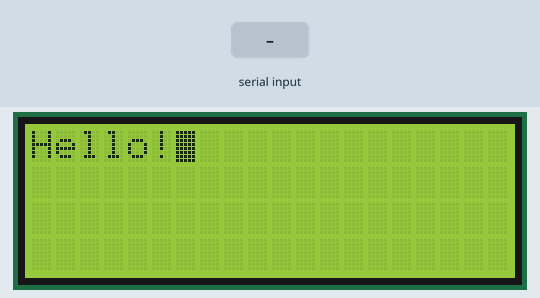
Simulated run of this sketch. Board: ESP32. Parts: 20×4 character LCD. The inputs (shaded band) are chosen by the test bench. What the sketch prints to the serial monitor is not drawn.

Above: at 3.2 s.
3.3 s: "1\n" received over Serial
At 3.7 s:
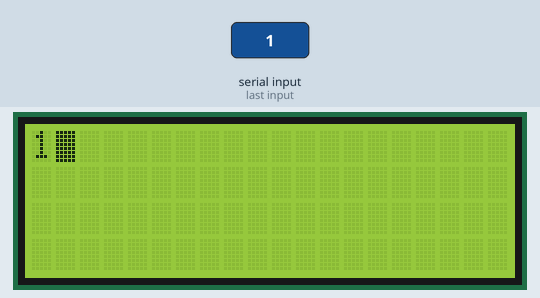
4.8 s: "0\n" received over Serial
At 6.0 s:
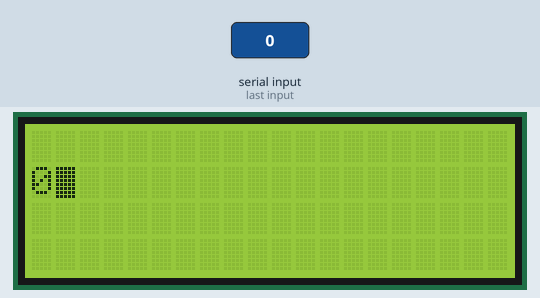
6.3 s: "2\n" received over Serial
At 7.2 s:
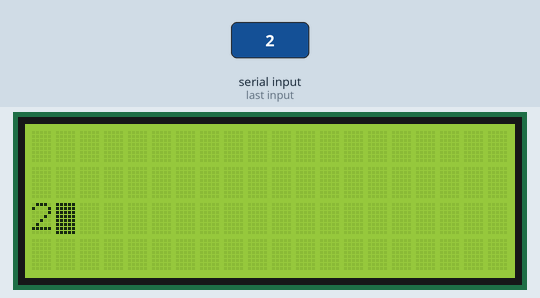
Timing chart, 0 to 9.3 s (numbered marks = the images above; inputs shaded):
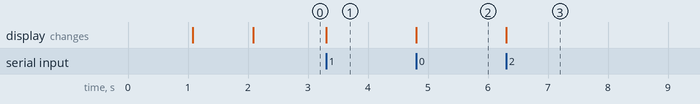

Measured:
- after the input at 3.3 s, the display: changes at once (image 1)
- after the input at 4.8 s, the display: changes at once (image 2)
- after the input at 6.3 s, the display: changes at once (image 3)

The sketch:

LiquidCrystal_i2c.ino
```cpp
/*
 * Displays text sent over the serial port (e.g. from the Serial Monitor) on
 * an attached LCD.
 * YWROBOT
 *Compatible with the Arduino IDE 1.0
 *Library version:1.1
 */
#include <Wire.h>
#include <LiquidCrystal_I2C.h>
#include <string.h>

LiquidCrystal_I2C lcd(0x27,20,4);  // set the LCD address to 0x20 for a 16 chars and 2 line display

#define SCL 5
#define SDA 4

void i2cScanner();
void scrollText(int row, String message, int delayTime, int lcdColumns);

void setup()
{
  Serial.begin(115200);
  Serial.setDebugOutput(true);
  Serial.println("Hello!");

  // LCD scan
  i2cScanner();

  // LCD 20x4
  lcd.init();
  lcd.backlight(); delay(1000);
  lcd.noBacklight(); delay(1000);
  lcd.backlight();

  lcd.setCursor(0,0);
  lcd.print("Hello!");
  lcd.cursor();
  lcd.blink();
}

void loop()
{
  static int rowIndex = 0;
  if (Serial.available()) {
    lcd.clear();
    lcd.setCursor(0, rowIndex % 4);
    while (Serial.available() > 0) {
      char c = Serial.read();
      if (c == '\n') rowIndex++;
      if (c != '\n' && c != '\r')
        lcd.write(c);
    }
  }
}

void i2cScanner()
{
  Serial.println("Start scanning I2C...");
  Wire.begin(SDA, SCL);
  byte error, address;
  for(address = 1; address < 127; address++) {
    Wire.beginTransmission(address);
    error = Wire.endTransmission();
    if (error == 0) {
      Serial.print("I2C device found at address 0x");
      if (address < 16) Serial.print("0");
      Serial.print(address,HEX);
      Serial.println("  !");
    } else if (error == 4) {
      Serial.print("Unknown error at address 0x");
      if (address < 16) Serial.print("0");
      Serial.println(address,HEX);
    }
  }
  Serial.println("Scanning I2C done!");
}

void scrollText(int row, String message, int delayTime, int lcdColumns) {
  for (int i=0; i < lcdColumns; i++) {
    message = " " + message;
  }
  message = message + " ";
  for (int pos = 0; pos < message.length(); pos++) {
    lcd.setCursor(0, row);
    lcd.print(message.substring(pos, pos + lcdColumns));
    delay(delayTime);
  }
}
```
